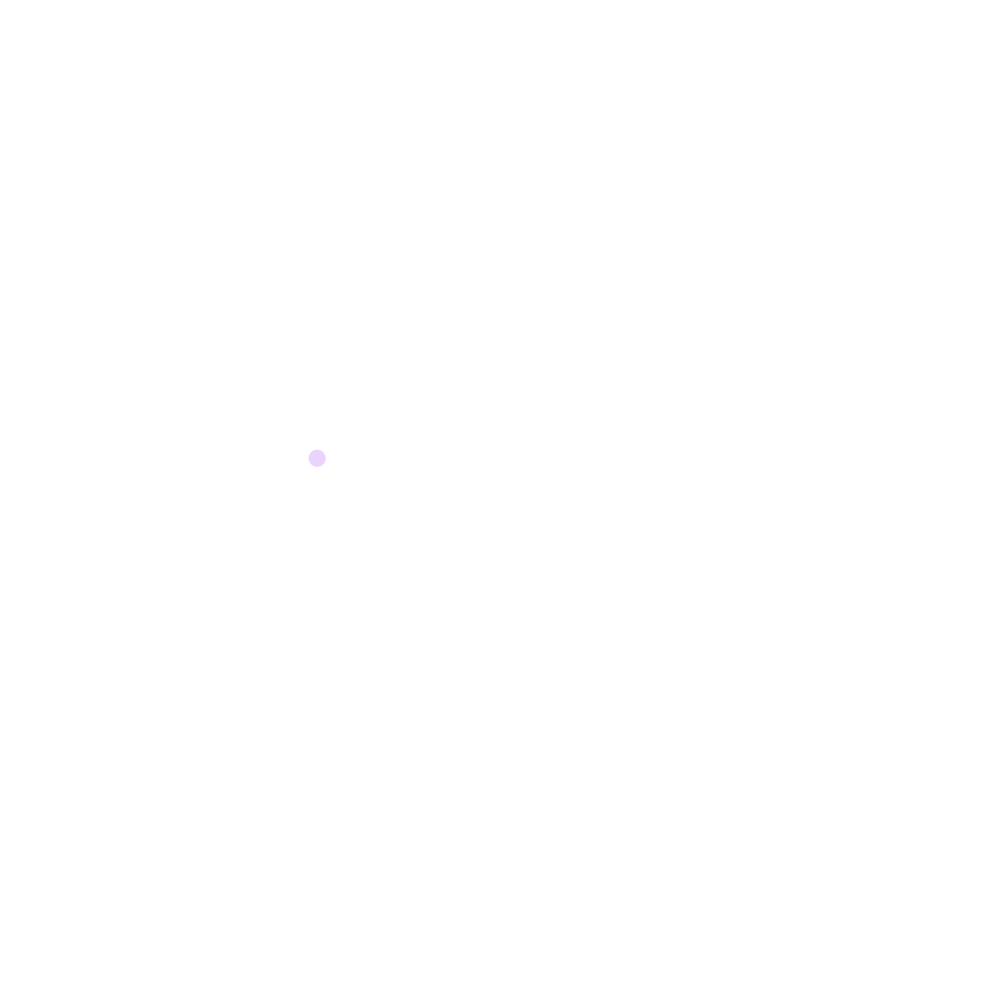
Frame 1 (no input)
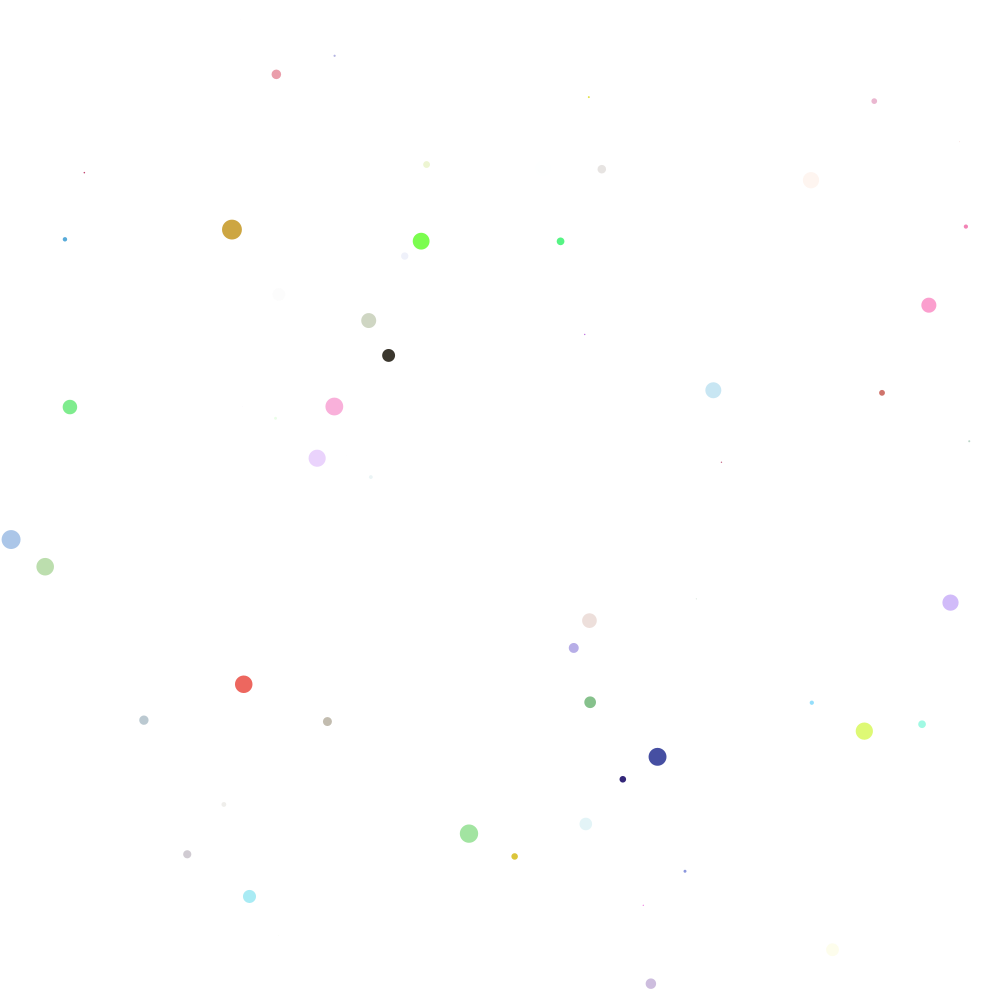
Frame 60 (the mouse pressed at the canvas centre just before this capture)
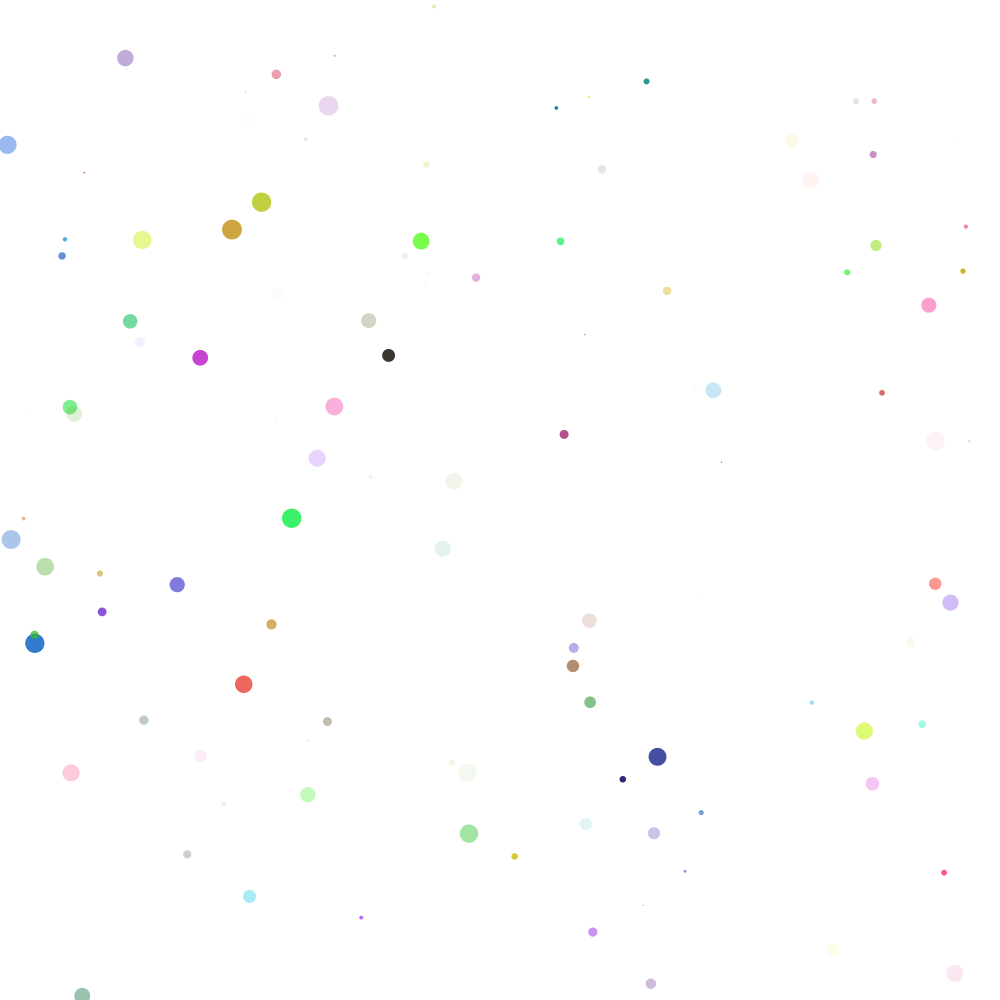
Frame 120 (the mouse held since frame 60 and released just before this capture)

The Processing sketch that drew these frames (run headless with seeded random() and noise(); from frame 60 on, the mouse is pressed at the canvas centre):

// Processing sketch: c_rculos_aleat_rios__cores__posi__o__tamanho
// ── c_rculos_aleat_rios__cores__posi__o__tamanho.pde
float r;
float g;
float b;
float a;

float diam;
float x;
float y;

void setup(){
 size(1000,1000);
 background(255);
}

void draw(){
 //todas as vezes q o loop reiniciar, valores aleatórios
 //numéricos serão escolhidos para cada ellipse.
 r = random(255);
 g = random(255);
 b = random(255);
 a = random(255);
 diam = random(20);
 x = random(width);
 y = random(height);
 
 //se cada loop reiniciar diferente, várias elipses serão desenhadas em 
 //vários locais diferentes com várias cores diferentes
 noStroke(); //sem linha
 fill(r, g, b, a);
 ellipse(x, y, diam, diam);
}
